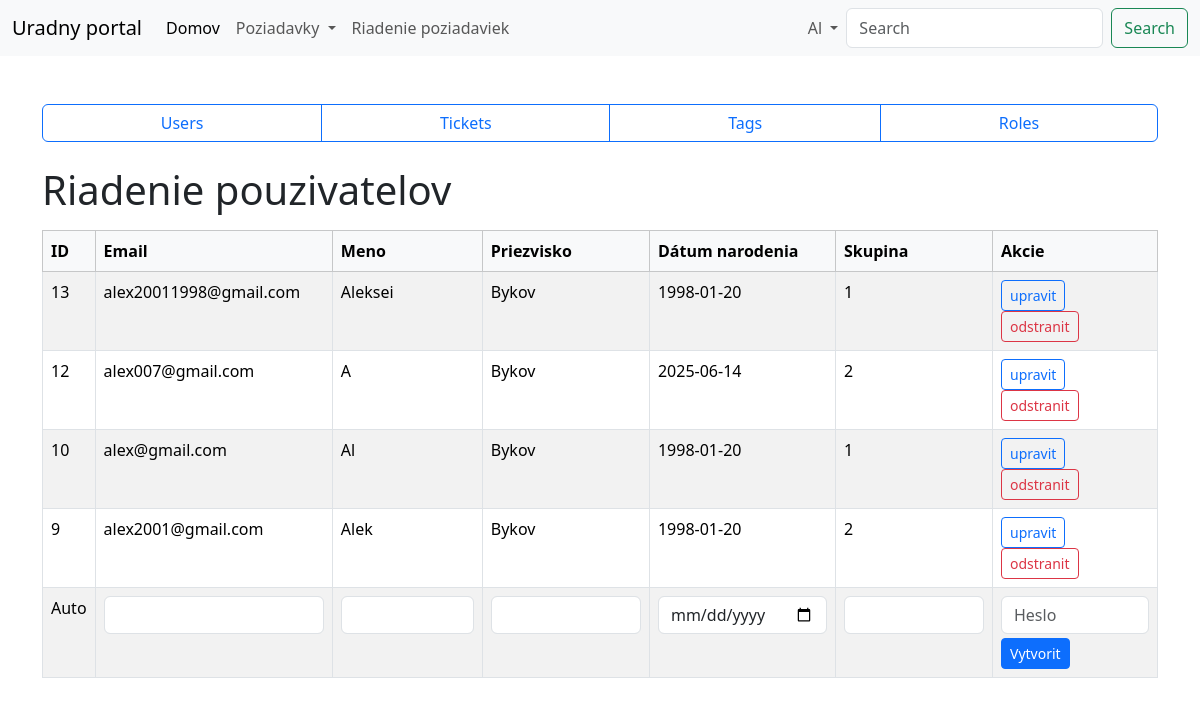
The page /users-control.php (signed in) on the database its author committed.
### tables this page shows
CREATE TABLE `users` (
  `id` int(11) UNSIGNED NOT NULL,
  `first_name` varchar(100) NOT NULL,
  `last_name` varchar(100) NOT NULL,
  `email` varchar(255) NOT NULL,
  `date_of_birth` date NOT NULL,
  `password` varchar(255) NOT NULL,
  `group_id` int(11) UNSIGNED NOT NULL,
  `created_at` timestamp NOT NULL DEFAULT current_timestamp(),
  `updated_at` timestamp NOT NULL DEFAULT current_timestamp()
);

### classes/Auth.php (called while the page is built, shortened)
<?php
require_once __DIR__ . '/Database.php';
class Auth extends Database
{
    public static function user()
    {
        static $cachedUser = null;
        if ($cachedUser !== null) {
            return $cachedUser;
        }
        $db = (new self())->getConnection();
        $sql = "SELECT * FROM users WHERE id = :id";
        $statement = $db->prepare($sql);
        $statement->execute(['id' => $_SESSION['user']]);
        $user = $statement->fetch();
        $cachedUser = $user ?: null;
        return $cachedUser;
    }
    public static function isRole(int $role)
    {
        $user = self::user();
        return $user && (int)$user['group_id'] === $role;
    }
}

### classes/UserManage.php (called while the page is built, shortened)
<?php
require_once __DIR__ . '/Database.php';
class UserService extends Database
{
    protected $connection;
    public function __construct()
    {
        $this->connection = $this->getConnection();
    }
    public function getAll()
    {
        $stmt = $this->connection->query("SELECT * FROM users ORDER BY id DESC");
        return $stmt->fetchAll();
    }
}

### classes/Database.php (called while the page is built, shortened)
<?php
class Database
{
    private $conn;
    protected function connect()
    {
        $config = Settings::DATABASE;
        $options = [
            PDO::ATTR_ERRMODE => PDO::ERRMODE_EXCEPTION,
            PDO::ATTR_DEFAULT_FETCH_MODE => PDO::FETCH_ASSOC,
        ];
        try {
            $this->conn = new PDO(
                'mysql:host=' . $config['HOST'] .
                ';dbname=' . $config['DBNAME'] .
                ';port=' . $config['PORT'],
                $config['USER_NAME'],
                $config['PASSWORD'],
                $options
            );
        } catch (PDOException $e) {
            die('Chyba pripojenia: ' . $e->getMessage());
        }
    }
    public function getConnection()
    {
        return $this->conn;
    }
}

### users-control.php (the view, shortened to what this page needs)
<?php
require_once __DIR__ . '/classes/Auth.php';
require_once __DIR__ . '/classes/UserManage.php';
$user = Auth::user();
$userService = new UserService();
$users = $userService->getAll();
$editUser = null;
?>
<!doctype html>
<html lang="sk">
<head>
    <?php require_once __DIR__ . '/parts/head.php' ?>
</head>
<body>
<?php require_once __DIR__ . '/parts/header.php' ?>
<section class="main">
    <div class="container mt-4">
        <?php require_once __DIR__ . '/parts/menu.php' ?>
        <div class="row">
            <div class="col">
                <h2 class="display-6 mb-3">Riadenie pouzivatelov</h2>
                <table class="table table-striped table-bordered table-hover">
                    <thead class="table-light">
                        <tr>
                            <th>ID</th>
                            <th>Email</th>
                            <th>Meno</th>
                            <th>Priezvisko</th>
                            <th>Dátum narodenia</th>
                            <th>Skupina</th>
                            <th>Akcie</th>
                        </tr>
                    </thead>
                    <tbody>
                        <?php foreach ($users as $u): ?>
                            <?php if ($editUser && $editUser['id'] === $u['id']): ?>
                                <form method="POST" action="/project_PHP_SJ/project_PHP_SJ/actions/userManage/updateUserProcess.php">
                                    <input type="hidden" name="id" value="<?= $u['id'] ?>">
                                    <tr>
                                        <td><?= $u['id'] ?></td>
                                        <td><input type="email" name="email" value="<?= $u['email'] ?>" class="form-control" required></td>
                                        <td><input type="text" name="first_name" value="<?= $u['first_name'] ?>" class="form-control" required></td>
                                        <td><input type="text" name="last_name" value="<?= $u['last_name'] ?>" class="form-control" required></td>
                                        <td><input type="date" name="date_of_birth" value="<?= $u['date_of_birth'] ?>" class="form-control" required></td>
                                        <td><input type="number" name="group_id" value="<?= $u['group_id'] ?>" class="form-control" required></td>
                                        <td>
                                            <button type="submit" class="btn btn-sm btn-success">Uložiť</button>
                                            <a href="users-control.php" class="btn btn-sm btn-secondary">Zrušiť</a>
                                        </td>
                                    </tr>
                                </form>
                            <?php else: ?>
                                <tr>
                                    <td><?= $u['id'] ?></td>
                                    <td><?= $u['email'] ?></td>
                                    <td><?= $u['first_name'] ?></td>
                                    <td><?= $u['last_name'] ?></td>
                                    <td><?= $u['date_of_birth'] ?></td>
                                    <td><?= $u['group_id'] ?></td>
                                    <td>
                                        <form method="POST">
                                            <button type="submit" class="btn btn-sm btn-outline-primary">upravit</button>
                                        </form>
                                        <form method="POST" action="/project_PHP_SJ/project_PHP_SJ/actions/userManage/deleteUserProcess.php">
                                            <button type="submit" class="btn btn-sm btn-outline-danger">odstranit</button>
                                        </form>
                                    </td>
                                </tr>
                            <?php endif; ?>
                        <?php endforeach; ?>
                    </tbody>
                    <form method="POST" action="/project_PHP_SJ/project_PHP_SJ/actions/userManage/createUserProcess.php">
                        <tr>
                            <td>Auto</td>
                            <td><input type="email" name="email" class="form-control" required></td>
                            <td><input type="text" name="first_name" class="form-control" required></td>
                            <td><input type="text" name="last_name" class="form-control" required></td>
                            <td><input type="date" name="date_of_birth" class="form-control" required></td>
                            <td><input type="number" name="group_id" class="form-control" required></td>
                            <td>
                                <input type="password" name="password" class="form-control mb-1" placeholder="Heslo" required>
                                <button type="submit" class="btn btn-sm btn-primary">Vytvorit</button>
                            </td>
                        </tr>
                    </form>
                </table>
            </div>
        </div>
    </div>
</section>
</body>
</html>

### parts/header.php (shortened to what this page needs)
<?php
require_once __DIR__ . '/../classes/Auth.php';
$user = Auth::user();
?>
<header class="header">
    <nav class="navbar navbar-expand-lg bg-body-tertiary">
        <div class="container-fluid">
            <a class="navbar-brand" href="./">Uradny portal</a>
            <div class="collapse navbar-collapse" id="navbarSupportedContent">
                <ul class="navbar-nav me-auto mb-2 mb-lg-0">
                    <li class="nav-item">
                        <a class="nav-link active" aria-current="page" href="./">
                            Domov
                        </a>
                    </li>
                    <?php if ($user): ?>
                    <li class="nav-item dropdown">
                        <a class="nav-link dropdown-toggle" href="./" role="button" data-bs-toggle="dropdown"
                            aria-expanded="false">
                            Poziadavky
                        </a>
                    </li>
                    <?php endif; ?>
                    <?php if (Auth::isRole(UserRoles::ADMIN)): ?>
                    <li class="nav-item">
                        <a class="nav-link" href="./control-panel.php">Riadenie poziadaviek</a>
                    </li>
                    <?php endif; ?>
                </ul>
                <div class="right-side d-flex">
                    <ul class="navbar-nav me-auto mb-2 mb-lg-0">
                        <li class="nav-item dropdown">
                            <a class="nav-link dropdown-toggle" href="#" id="accountDropdown" role="button"
                               data-bs-toggle="dropdown" aria-expanded="false">
                                <?= $user ? $user['first_name'] : 'ucet' ?>
                            </a>
                        </li>
                    </ul>
                    <form class="d-flex" method="get" action="./" role="search">
                        <input class="form-control me-2" type="search" name="search"
                               value="<?= $_GET['search'] ?? '' ?>"
                               placeholder="Search" aria-label="Search">
                        <button class="btn btn-outline-success" type="submit">Search</button>
                    </form>
                </div>
            </div>
        </div>
    </nav>
</header>

### css/templatemo-style.css (style rules this page uses)
.header, .navbar { z-index: 1040; position: relative; }

### rows shown on the page
users: first_name "Al", id "10", email "alex@gmail.com", last_name "Bykov", date_of_birth "1998-01-20", group "1"
users: id "13", email "alex20011998@gmail.com", first_name "Aleksei", last_name "Bykov", date_of_birth "1998-01-20", group "1"
users: id "12", email "alex007@gmail.com", first_name "A", last_name "Bykov", date_of_birth "2025-06-14", group "2"
users: id "9", email "alex2001@gmail.com", first_name "Alek", last_name "Bykov", date_of_birth "1998-01-20", group "2"
